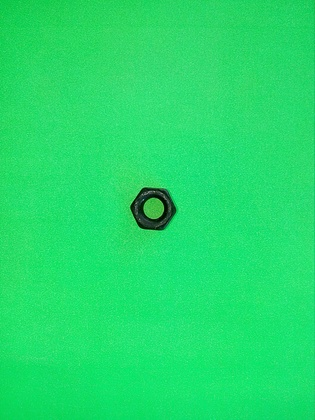
%> input picture 1_Realce_Imagen/1_Realce_Imagen/tue00.jpg, 315 x 420 px, shrunk from 2448 x 3264 before the run
$ octave convolucion2D_tuerca.m   (GNU Octave 9; MATLAB toolbox functions it lacks are replaced by stand-ins)
%> lines starting %> are read from the running program, lines starting %| are printed output that depends on the picture
%% 9. Convolución 2D
clear all; close all; clc;

% Carga de la imagen
a= imread('tue00.jpg');
%> a is the input picture: size 420x315x3 uint8; mean R, G, B 34.3, 220.3, 107.5
% a= imread('Rostros.jpg');

% Extracción de los planos
ag = double(a(:,:,2));
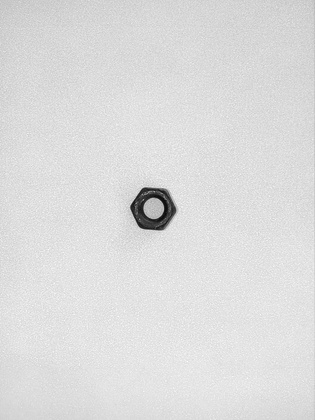
%> ag: size 420x315 double; min 10, max 255, mean 220.3
s = size(a);
%> s = [420 315 3]
agc = ag*0;  %reserva de memoria
%> agc: size 420x315 double; every value is 0

% Convolucion
kernel = [1 1 1; 1 1 1; 1 1 1]/9;   % filtro de promedio- eliminando frecuencias altas
kernelgauss = [1 2 1; 2 4 2; 1 2 1]/16;  % filtro gaussiano

for i= 2:s(1)-1
    for j= 2:s(2)-1
        ventana = ag(i-1:i+1, j-1:j+1);
        prod = ventana .* kernel;
        pix = sum(sum(prod));   %f[x,y]*g[x,y]
        agc(i,j) = pix;
    end
end

% Despliegue
figure(1),  imshow(uint8(ag)), title('Imagen Original')
figure(2), imshow(uint8(agc)), title('Imagen Conv')
%> after `imshow(uint8(agc))`:
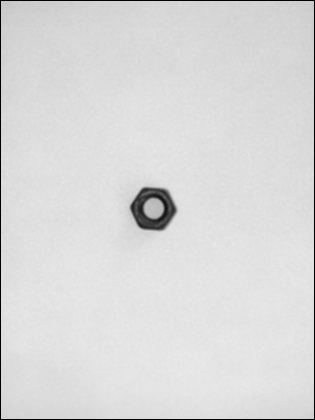
%> displayed picture: size 420x315, on the screen's scale of 0 to 255; min 0, max 234, mean 217.9

%filtro altas frecuencias
altasf = ag-agc;
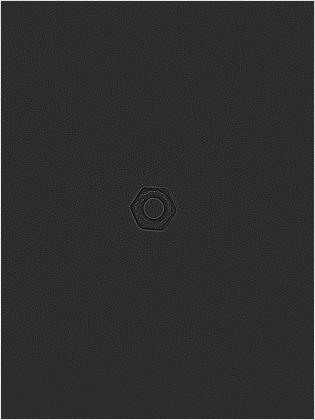
%> altasf: size 420x315 double; min -50.56, max 235, mean 2.4; drawn with min black and max white
figure(3), imshow(uint8(altasf))
%> after `imshow(uint8(altasf))`:
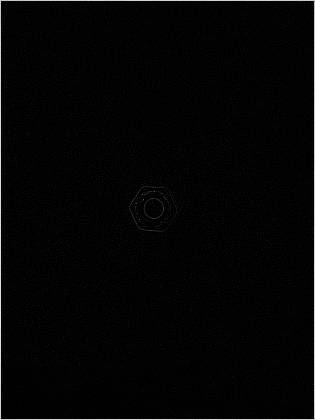
%> displayed picture: size 420x315, on the screen's scale of 0 to 255; min 0, max 235, mean 4.3

$ run again, with 1_Realce_Imagen/1_Realce_Imagen/tue34.jpg copied over 1_Realce_Imagen/1_Realce_Imagen/tue00.jpg
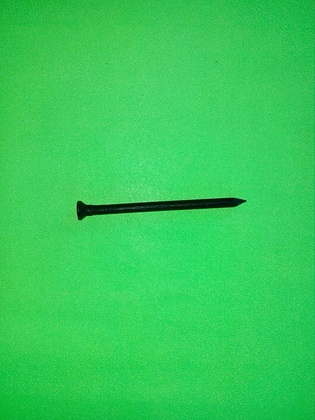
%> input picture 1_Realce_Imagen/1_Realce_Imagen/tue34.jpg, 315 x 420 px, shrunk from 2448 x 3264 before the run
%> a is the input picture: size 420x315x3 uint8; mean R, G, B 53.6, 202.4, 89.3
%> `altasf = ag-agc;`:
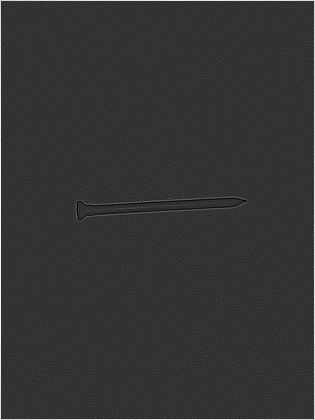
%> altasf: size 420x315 double; min -52.78, max 211, mean 2.1; drawn with min black and max white
%> `imshow(uint8(altasf))`:
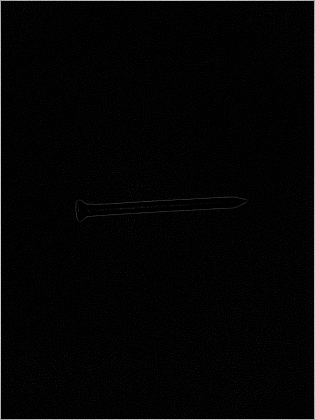
%> displayed picture: size 420x315, on the screen's scale of 0 to 255; min 0, max 211, mean 4.1
